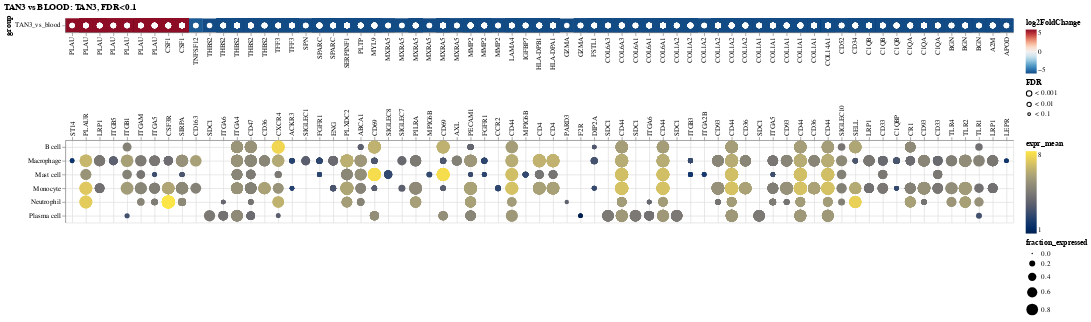

Source (notebook cell):
### Code cell
heatmap = cpdba.plot_result(
    cpdb_sig_int.loc[lambda x: x["source_genesymbol"].isin(top_genes)],
    title=title_plot,
    aggregate=False,
    cluster="heatmap",
    label_limit=110,
)
heatmap

### Figure 1 — Vega-Lite specification as saved in the notebook (floating-point values rounded to 4 significant figures; data arrays with more than 128 entries replaced by an {"elided": "..."} marker saying what was removed)
{"config": {"view": {"continuousWidth": 300, "continuousHeight": 300}, "concat": {"spacing": -20}, "mark": {"opacity": 1}}, "vconcat": [{"layer": [{"data": {"name": "data-e61fb2845950406b2fd2d04477765557"}, "mark": {"type": "rect"}, "encoding": {"color": {"field": "log2FoldChange", "scale": {"domain": [-5.0, 5.0], "reverse": true, "scheme": "redblue"}, "type": "quantitative"}, "x": {"field": "interaction", "sort": ["PLAU_ST14", "PLAU_PLAUR", "PLAU_LRP1", "PLAU_ITGB5", "PLAU_ITGB1", "PLAU_ITGAM", "PLAU_ITGA5", "CSF1_CSF3R", "CSF1_SIRPA", "TNFSF12_CD163", "THBS2_SDC1", "THBS2_ITGA6", "THBS2_ITGA4", "THBS2_CD47", "THBS2_CD36", "TFF3_CXCR4", "TFF3_ACKR3", "SPN_SIGLEC1", "SPARC_FGFR1", "SPARC_ENG", "SERPINF1_PLXDC2", "PLTP_ABCA1", "MYL9_CD69", "MXRA5_SIGLEC8", "MXRA5_SIGLEC7", "MXRA5_PILRA", "MXRA5_MPIG6B", "MXRA5_CD69", "MXRA5_AXL", "MMP2_PECAM1", "MMP2_FGFR1", "MMP2_CCR2", "LAMA4_CD44", "IGFBP7_MPIG6B", "HLA-DPB1_CD4", "HLA-DPA1_CD4", "GZMA_PARD3", "GZMA_F2R", "FSTL1_DIP2A", "COL6A3_SDC1", "COL6A3_CD44", "COL6A1_SDC1", "COL6A1_ITGA6", "COL6A1_CD44", "COL1A2_SDC1", "COL1A2_ITGB3", "COL1A2_ITGA2B", "COL1A2_CD93", "COL1A2_CD44", "COL1A2_CD36", "COL1A1_SDC1", "COL1A1_ITGA5", "COL1A1_CD93", "COL1A1_CD44", "COL1A1_CD36", "COL14A1_CD44", "CD52_SIGLEC10", "CD34_SELL", "C1QB_LRP1", "C1QB_CD33", "C1QB_C1QBP", "C1QA_CR1", "C1QA_CD93", "C1QA_CD33", "BGN_TLR4", "BGN_TLR2", "BGN_TLR1", "A2M_LRP1", "APOD_LEPR"], "type": "nominal"}, "y": {"field": "group", "type": "nominal"}}, "title": ""}, {"data": {"name": "data-e61fb2845950406b2fd2d04477765557"}, "mark": {"type": "point", "color": "white", "filled": true, "stroke": "black", "strokeWidth": 0}, "encoding": {"size": {"field": "FDR", "scale": {"domain": ["< 0.001", "< 0.01", "< 0.1"], "range": [64.0, 16.0, 4.0]}, "type": "nominal"}, "x": {"field": "interaction", "sort": ["PLAU_ST14", "PLAU_PLAUR", "PLAU_LRP1", "PLAU_ITGB5", "PLAU_ITGB1", "PLAU_ITGAM", "PLAU_ITGA5", "CSF1_CSF3R", "CSF1_SIRPA", "TNFSF12_CD163", "THBS2_SDC1", "THBS2_ITGA6", "THBS2_ITGA4", "THBS2_CD47", "THBS2_CD36", "TFF3_CXCR4", "TFF3_ACKR3", "SPN_SIGLEC1", "SPARC_FGFR1", "SPARC_ENG", "SERPINF1_PLXDC2", "PLTP_ABCA1", "MYL9_CD69", "MXRA5_SIGLEC8", "MXRA5_SIGLEC7", "MXRA5_PILRA", "MXRA5_MPIG6B", "MXRA5_CD69", "MXRA5_AXL", "MMP2_PECAM1", "MMP2_FGFR1", "MMP2_CCR2", "LAMA4_CD44", "IGFBP7_MPIG6B", "HLA-DPB1_CD4", "HLA-DPA1_CD4", "GZMA_PARD3", "GZMA_F2R", "FSTL1_DIP2A", "COL6A3_SDC1", "COL6A3_CD44", "COL6A1_SDC1", "COL6A1_ITGA6", "COL6A1_CD44", "COL1A2_SDC1", "COL1A2_ITGB3", "COL1A2_ITGA2B", "COL1A2_CD93", "COL1A2_CD44", "COL1A2_CD36", "COL1A1_SDC1", "COL1A1_ITGA5", "COL1A1_CD93", "COL1A1_CD44", "COL1A1_CD36", "COL14A1_CD44", "CD52_SIGLEC10", "CD34_SELL", "C1QB_LRP1", "C1QB_CD33", "C1QB_C1QBP", "C1QA_CR1", "C1QA_CD93", "C1QA_CD33", "BGN_TLR4", "BGN_TLR2", "BGN_TLR1", "A2M_LRP1", "APOD_LEPR"], "type": "nominal"}, "y": {"field": "group", "type": "nominal"}}}], "encoding": {"x": {"axis": {"labelExpr": "split(datum.label, '_')[0]", "orient": "bottom"}, "title": null}}}, {"data": {"name": "data-cbd26b5b240449e14e97429d5569e915"}, "mark": {"type": "circle"}, "encoding": {"color": {"field": "expr_mean", "scale": {"scheme": "cividis"}, "type": "quantitative"}, "size": {"field": "fraction_expressed", "type": "quantitative"}, "x": {"axis": {"grid": true, "labelExpr": "split(datum.label, '_')[1]", "labelLimit": 110, "orient": "top", "title": null}, "field": "interaction", "sort": ["PLAU_ST14", "PLAU_PLAUR", "PLAU_LRP1", "PLAU_ITGB5", "PLAU_ITGB1", "PLAU_ITGAM", "PLAU_ITGA5", "CSF1_CSF3R", "CSF1_SIRPA", "TNFSF12_CD163", "THBS2_SDC1", "THBS2_ITGA6", "THBS2_ITGA4", "THBS2_CD47", "THBS2_CD36", "TFF3_CXCR4", "TFF3_ACKR3", "SPN_SIGLEC1", "SPARC_FGFR1", "SPARC_ENG", "SERPINF1_PLXDC2", "PLTP_ABCA1", "MYL9_CD69", "MXRA5_SIGLEC8", "MXRA5_SIGLEC7", "MXRA5_PILRA", "MXRA5_MPIG6B", "MXRA5_CD69", "MXRA5_AXL", "MMP2_PECAM1", "MMP2_FGFR1", "MMP2_CCR2", "LAMA4_CD44", "IGFBP7_MPIG6B", "HLA-DPB1_CD4", "HLA-DPA1_CD4", "GZMA_PARD3", "GZMA_F2R", "FSTL1_DIP2A", "COL6A3_SDC1", "COL6A3_CD44", "COL6A1_SDC1", "COL6A1_ITGA6", "COL6A1_CD44", "COL1A2_SDC1", "COL1A2_ITGB3", "COL1A2_ITGA2B", "COL1A2_CD93", "COL1A2_CD44", "COL1A2_CD36", "COL1A1_SDC1", "COL1A1_ITGA5", "COL1A1_CD93", "COL1A1_CD44", "COL1A1_CD36", "COL14A1_CD44", "CD52_SIGLEC10", "CD34_SELL", "C1QB_LRP1", "C1QB_CD33", "C1QB_C1QBP", "C1QA_CR1", "C1QA_CD93", "C1QA_CD33", "BGN_TLR4", "BGN_TLR2", "BGN_TLR1", "A2M_LRP1", "APOD_LEPR"], "type": "nominal"}, "y": {"axis": {"grid": true}, "field": "cell_type_sub", "title": null, "type": "nominal"}}}], "resolve": {"scale": {"color": "independent", "size": "independent", "x": "independent"}}, "title": "TAN3 vs BLOOD: TAN3, FDR<0.1", "$schema": "https://vega.github.io/schema/vega-lite/v5.17.0.json", "datasets": {"data-e61fb2845950406b2fd2d04477765557": {"elided": "1472 records"}, "data-cbd26b5b240449e14e97429d5569e915": {"elided": "1472 records"}}}
